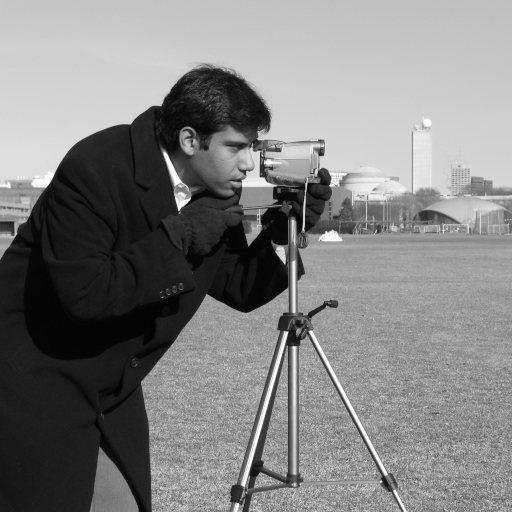
#> input picture data/camera.png, 512 x 512 px
$ python -i spectral.py   (imports and definitions only)
#> lines starting #> are read from the running program, lines starting #| are printed output that depends on the picture
#> further down, picture is the input picture: shape (512, 512); min 0, max 255, mean 129.1
"""Spectral helpers: averaged 2-D power spectrum and detection of periodic-interference peaks.

A periodic pattern A cos(2 pi (u i + v j) + phase) is a pair of sharp peaks at +-(u, v) in the 2-D spectrum,
while a natural image has a smooth spectrum that falls off with frequency. Peaks are found on the ratio
of the averaged spectrum to its local median, so the 1/f slope of the image does not matter, and then
refined on the full-resolution spectrum with parabolic interpolation.
"""
import numpy as np
from scipy.ndimage import median_filter, maximum_filter


def welch2d(img, block=128, step=64):
    """Average of Hann-windowed periodograms of overlapping blocks (fftshifted, DC in the middle)."""
#> called with block = 128, step = 64
    H, W = img.shape
#> H = 512; W = 512
    win = np.outer(np.hanning(block), np.hanning(block))
    acc = np.zeros((block, block))
    n = 0
    for i0 in range(0, H - block + 1, step):
        for j0 in range(0, W - block + 1, step):
            b = img[i0:i0 + block, j0:j0 + block]
            b = (b - b.mean()) * win
            acc += np.abs(np.fft.fft2(b)) ** 2
            n += 1
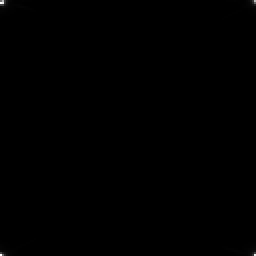
#> acc: shape (128, 128) float64 (shown 2 times larger); min 1102605.5, max 2.33e+11, mean 208555117.6; drawn with min black and max white
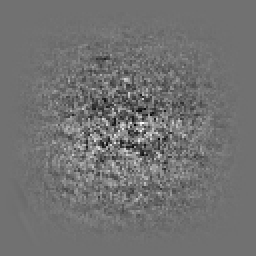
#> b: shape (128, 128) float64 (shown 2 times larger); min -45.08, max 56.31, mean 0.2; drawn with min black and max white
#> after the loop, n = 49
    return np.fft.fftshift(acc / n)


# [16 lines left out: functions peak_ratio_map, _directional_contrast, not called in this run]


def detect_peaks(img, thresh=30.0, contrast=10.0, fmin=0.03, max_peaks=6, block=128, step=64):
    """Detect periodic components. Returns a list of (u, v, ratio): u is the vertical frequency (cycles per
    row), v the horizontal frequency (cycles per column), one entry per +-(u, v) pair, strongest first.

    A bin is accepted when it is a local maximum, exceeds ``thresh`` times the local median of the
    averaged spectrum, and exceeds ``contrast`` times its neighbours along both frequency axes.
    """
    P = welch2d(img, block, step)
    R = P / np.maximum(median_filter(P, size=9, mode="wrap"), 1e-30)
    f = np.fft.fftshift(np.fft.fftfreq(block))
    U, V = np.meshgrid(f, f, indexing="ij")
    rad = np.hypot(U, V)
    half = (V > 0) | ((V == 0) & (U > 0))
    cand = (R == maximum_filter(R, size=5, mode="wrap")) & (R > thresh) & (rad > fmin) & half
#> cand: shape (128, 128) bool; every value is 0
    idx = np.argwhere(cand)
#> idx = empty array
    order = np.argsort(-R[cand])
#> order = empty array
    peaks = []
    for a in order:
        ki, kj = idx[a]
        if _directional_contrast(P, ki, kj) < contrast:
            continue
        u, v = refine_peak(img, f[ki], f[kj], search=1.5 / block)
        peaks.append((u, v, float(R[ki, kj])))
        if len(peaks) == max_peaks:
            break
#> this loop made 0 passes
#> after the loop, peaks = []
    return peaks


# [43 lines left out: functions refine_peak, row_spectrum, log_spectrum, not called in this run]

>>> import cv2
>>> picture = cv2.imread('../../data/camera.png', cv2.IMREAD_GRAYSCALE)
>>> result = detect_peaks(picture)
#> result = []
